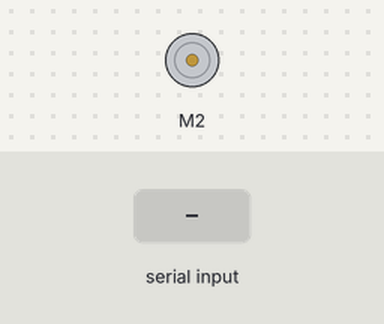
Bench run of a sketch on a simulated Arduino Uno, built with avr-gcc and run on an emulated ATmega328P. Parts: DC motor (green arrow = forward, orange = backward, longer = faster). Inputs (shaded band) come from the test bench.

Above: at 1.2 s.
1.3 s: "90,45\n" received over Serial
At 1.6 s:
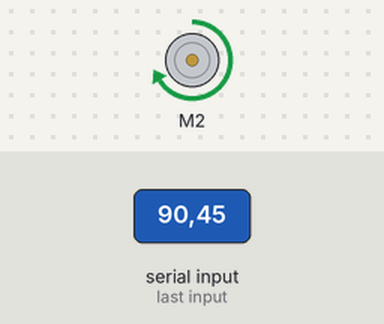
At 2.03 s:
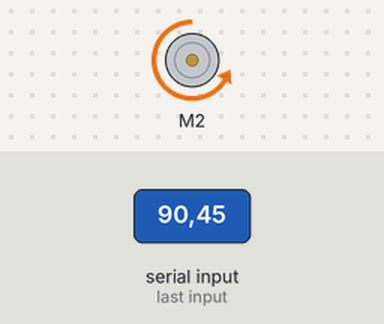
Timing chart, 0 to 8.5 s (numbered marks = the images above; inputs shaded):
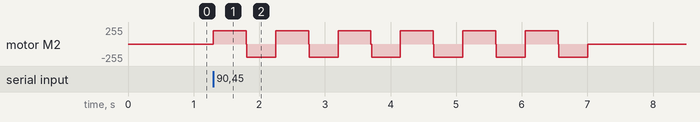

The sketch:

switch_ard.ino
```cpp
#include <Wire.h>
#include <AFMotor.h> //Make sure Adafruit Motorshield library is installed

AF_DCMotor motor(2, MOTOR12_64KHZ); // motor M2, 64KHz pwm

int r = 0;
int r_prev = 0;

void moveForward()
{
    motor.run(FORWARD);
}

void moveBackward()
{
    motor.run(BACKWARD);
}

void motorStop()
{
    motor.run(RELEASE);
}

void setup() {
    // put your setup code here, to run once:
    Serial.begin(9600);
    delay(10);
    motor.setSpeed(200); // 255 is max
}

void loop() {
    // put your main code here, to run repeatedly:
    if(Serial.available())
    {
        r = Serial.read() - '0';

        if(r != r_prev)
        {
            moveForward();
            delay(500); //This rotates the motor forward for 500ms
            motorStop();
            delay(10); //This gives a 10ms break before rotating in the opposite direction
            moveBackward();
            delay(440); //This rotates the motore backward for 440ms
            motorStop();

            r_prev = r; //This saves the last r value
        }
        else{
            motorStop();
        }
    }
}
```

Measured:
- after the input at 1.3 s, motor M2: stopped → forward 200/255 at once, then repeats every 0.95 s: stopped 0.01 s, backward 200/255 0.44 s, forward 200/255 0.50 s, until it stays stopped from 7.0 s
